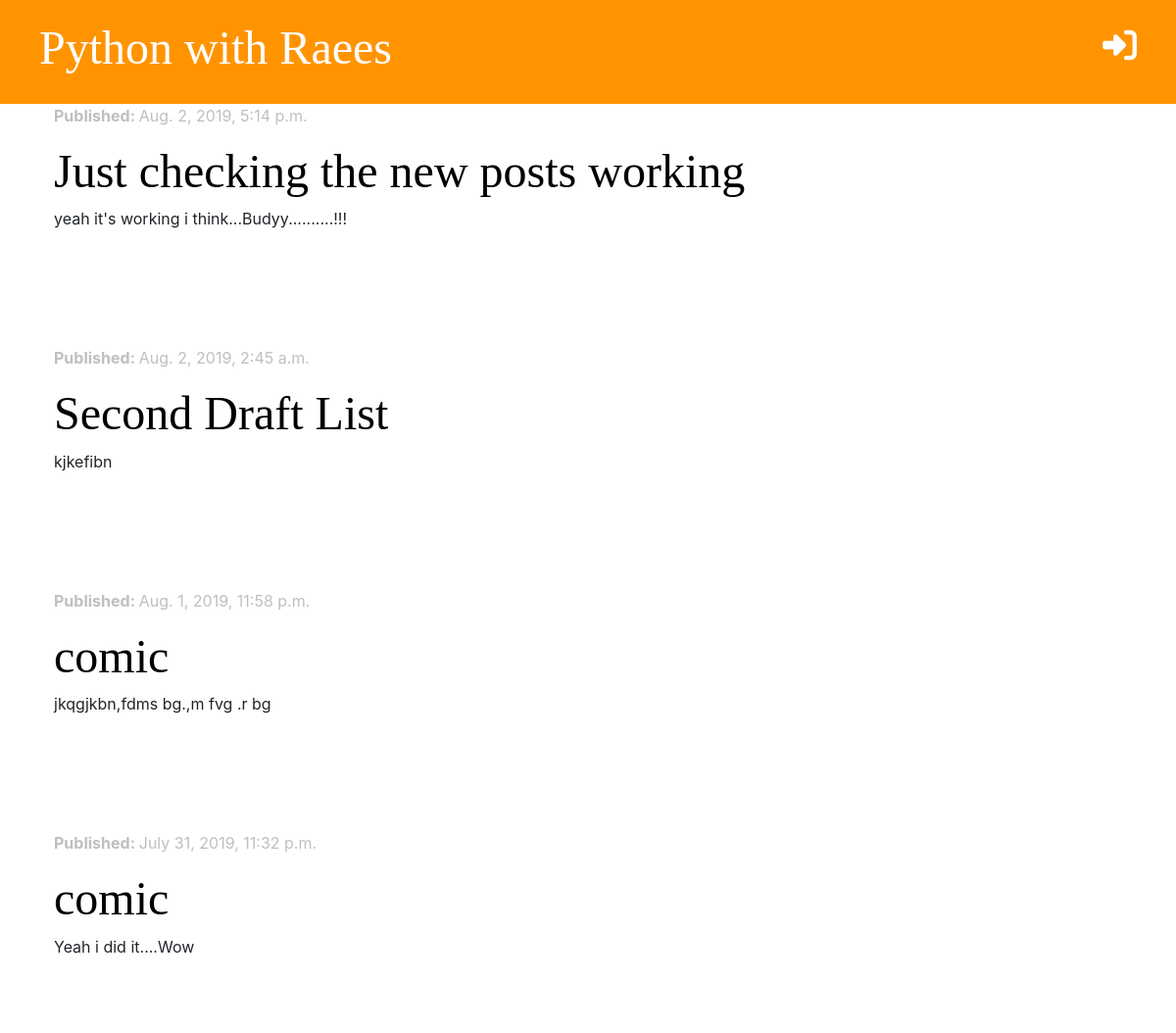
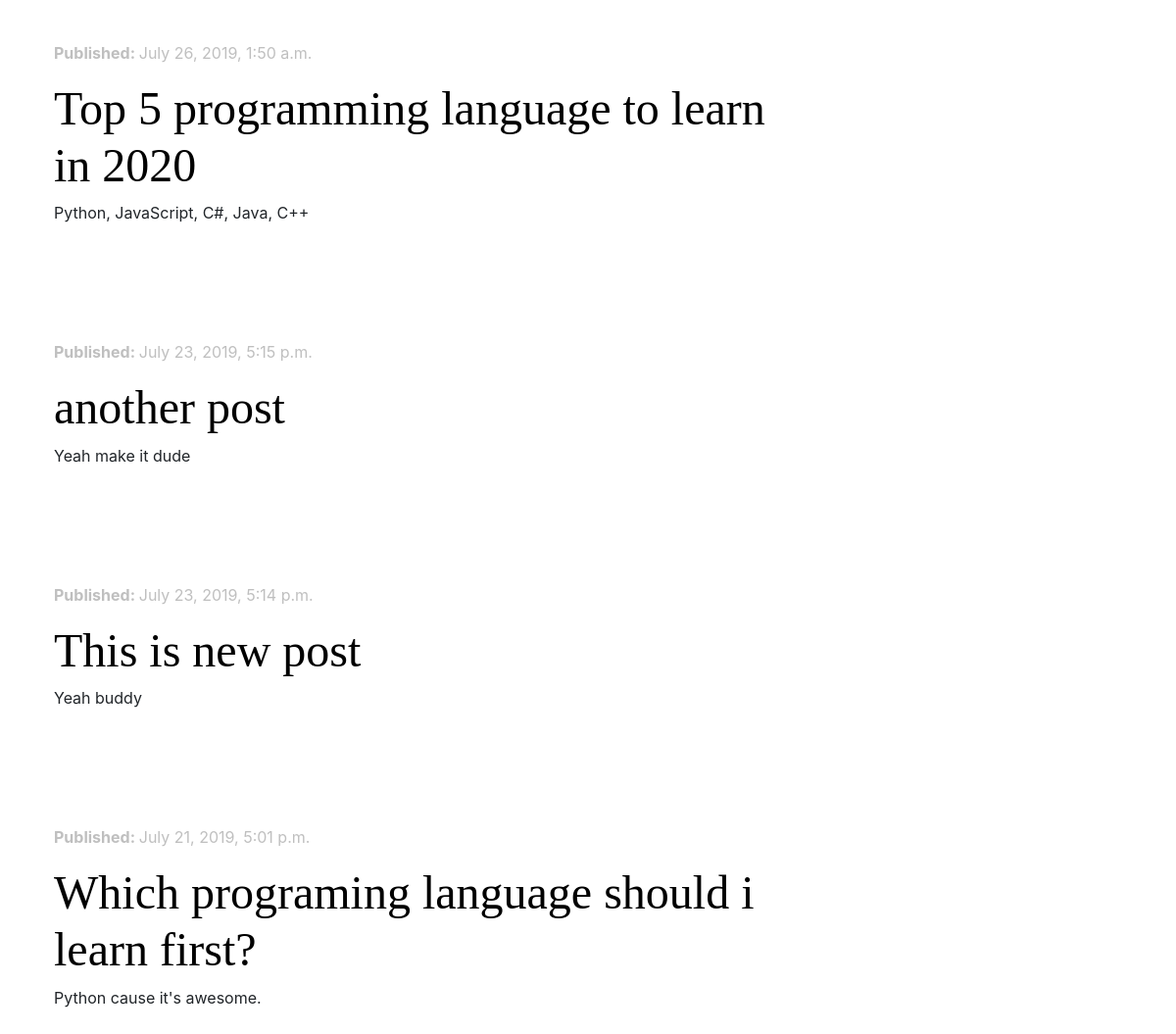
The page / on the database its author committed (2 pictures, top to bottom).
### blog/models.py (models this page shows, shortened)
class Post(models.Model):
    author         = models.ForeignKey('auth.User', on_delete=models.CASCADE)
    title          = models.CharField(max_length=200)
    body           = models.TextField()
    created_date   = models.DateTimeField(default=timezone.now)
    published_date = models.DateTimeField(blank=True, null=True)

### blog/views.py (the view)
# urls.py: path('', views.post_list, name='post_list'),
def post_list(request):
    posts = Post.objects.filter(published_date__lte=timezone.now()).order_by('-published_date')
    stuff_for_frontend = {'posts': posts}
    return render(request, 'blog/post_list.html', stuff_for_frontend)

### blog/templates/blog/post_list.html (shortened to what this page needs)
{% extends 'blog/base.html' %}
{% block content %}
    {% for post in posts %}
        <div class="post">
            <div class="date">
                <p> <strong>Published: </strong> {{ post.published_date }}</p>
            </div>
            <h2><a href="{% url 'post_detail' pk=post.pk %}"> {{ post.title }} </a></h2>
            <p> {{ post.body|linebreaksbr }} </p>
        </div>
        <br>
        <br>
    {% endfor %}
{% endblock %}

### blog/static/css/blog.css (style rules this page uses)
h1, h2, h3, h4 { font-family: 'Permanent Marker', cursive; font-size: 48px; }
.date { color: #82828282; }
.post { margin-bottom: 70px; }
.post h2 a { color: #000000; }

### rows shown on the page
Post: published_date "Aug. 2, 2019, 5:14 p.m.", title "Just checking the new posts working", body "yeah it's working i think...Budyy..........!!!"
Post: published_date "Aug. 2, 2019, 2:45 a.m.", title "Second Draft List", body "kjkefibn"
Post: published_date "Aug. 1, 2019, 11:58 p.m.", title "comic", body "jkqgjkbn,fdms bg.,m fvg .r bg"
Post: published_date "July 31, 2019, 11:32 p.m.", title "comic", body "Yeah i did it....Wow"
Post: published_date "July 26, 2019, 1:50 a.m.", title "Top 5 programming language to learn in 2020", body "Python, JavaScript, C#, Java, C++"
Post: published_date "July 23, 2019, 5:15 p.m.", title "another post", body "Yeah make it dude"
Post: published_date "July 23, 2019, 5:14 p.m.", title "This is new post", body "Yeah buddy"
Post: published_date "July 21, 2019, 5:01 p.m.", title "Which programing language should i learn first?", body "Python cause it's awesome."
